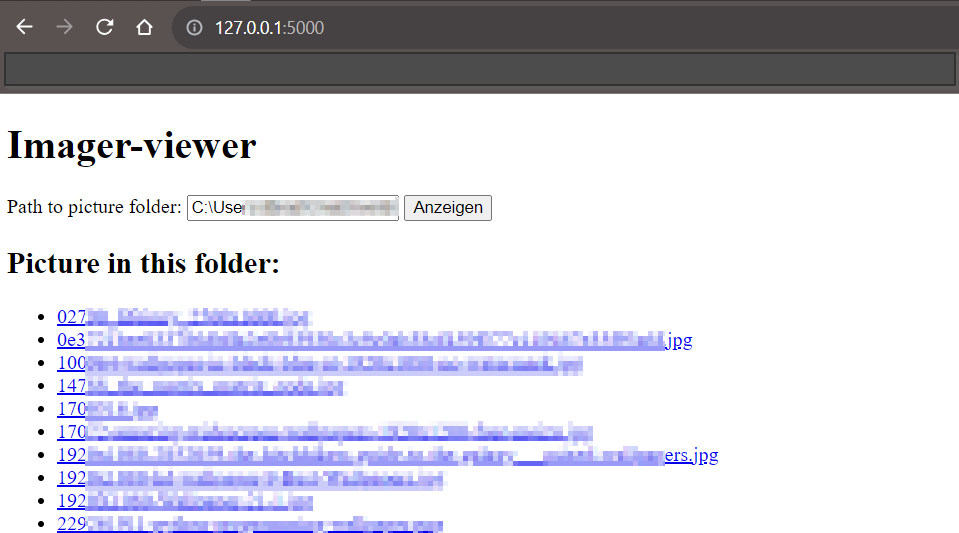
#> input picture Python/Image_Viewer/Imager-viewer.png, 959 x 533 px
$ python image_to_ascii.py
#> lines starting #> are read from the running program, lines starting #| are printed output that depends on the picture
#> the answer given: Image_Viewer/Imager-viewer.png
#> in image_to_ascii, image is the input picture: PIL image 959x533 RGB; mean R, G, B 210.9, 210.2, 219.2
from PIL import Image

# Define the ASCII characters to represent different shades of gray
ASCII_CHARS = "@%#*+=-:. "


# Resize the image according to the desired width while maintaining aspect ratio
def resize_image(image, new_width=100):
#> called with new_width = 100
    width, height = image.size
#> width = 959; height = 533
    ratio = height / width / 1.65
#> ratio = 0.337
    new_height = int(new_width * ratio)
#> new_height = 33
    resized_image = image.resize((new_width, new_height))
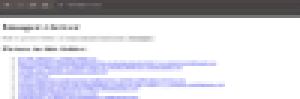
#> resized_image: PIL image 100x33 RGB (shown 3 times larger); mean R, G, B 210.7, 210, 219.1
    return resized_image


# Convert each pixel to a grayscale pixel using the luminance formula
def grayscale_image(image):
    grayscale_image = image.convert("L")
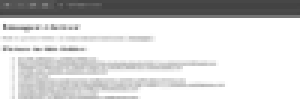
#> grayscale_image: PIL image 100x33 L (shown 3 times larger); min 66, max 255, mean 211.2
    return grayscale_image


# Map the grayscale pixels to ASCII characters
def pixels_to_ascii(image, ascii_chars=ASCII_CHARS):
#> called with ascii_chars = '@%#*+=-:. '
    pixels = image.getdata()
    ascii_str = ""
    for pixel_value in pixels:
        ascii_str += ascii_chars[pixel_value // 25]
#> this loop made 601 passes
#> (pixel_value, ascii_str) on passes 1 to 3: (83, '*'), (82, '**'), (82, '***')
    return ascii_str


# Main function to convert an image to ASCII art
def image_to_ascii(image_path, output_width=100):
    try:
        image = Image.open(image_path)
    except Exception as e:
        print(e)
        return

    image = resize_image(image, output_width)
    image = grayscale_image(image)
    ascii_str = pixels_to_ascii(image)

    # Split the ASCII art into multiple lines to fit the desired width
    img_width = image.width
    ascii_str = "\n".join(ascii_str[i:(i + img_width)] for i in range(0, len(ascii_str), img_width))

    return ascii_str


if __name__ == "__main__":
    input_image_path = input("Enter image path: ")
    output_width = 100

#> (the run stopped early here; a loop or call above may not have finished)
